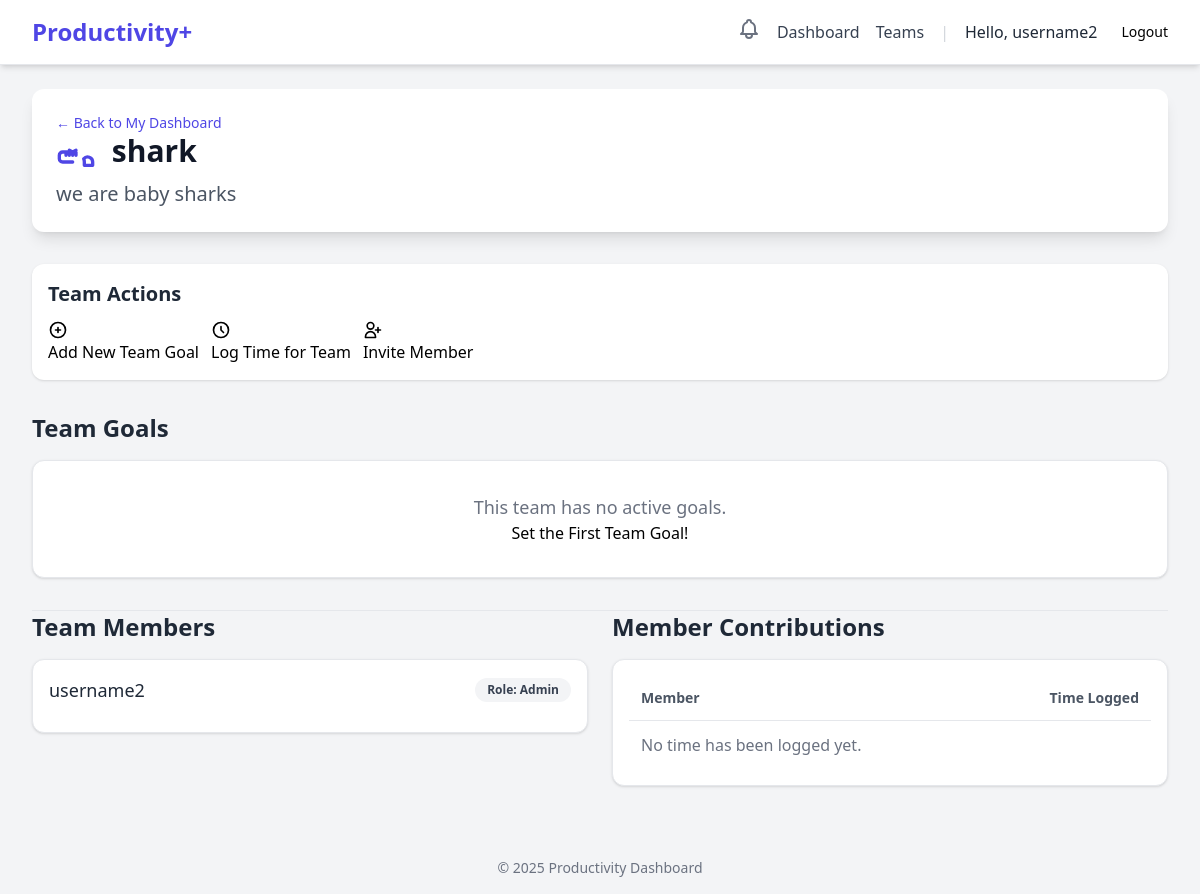
The app's page /teams/4/ (signed in), older data.
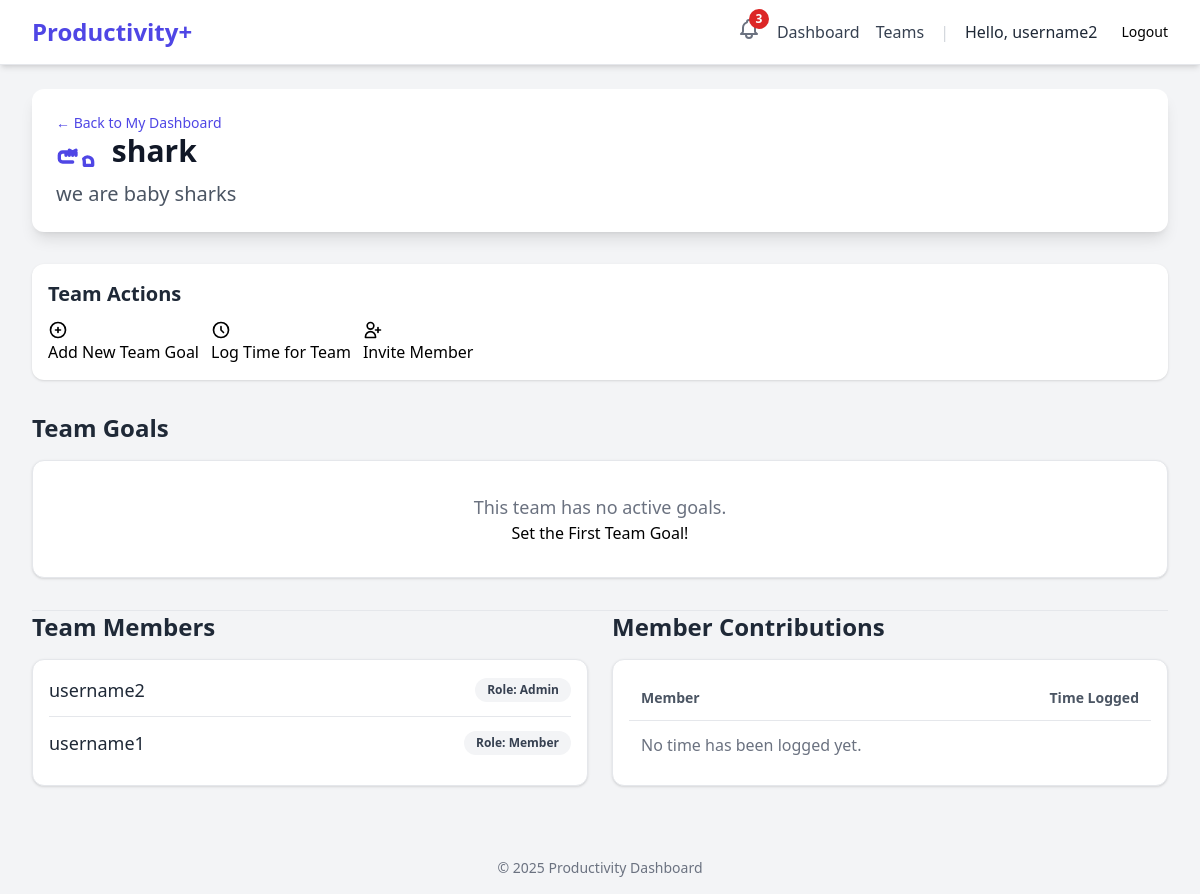
The same page, newer data.
### teams/models.py (models this page shows, shortened)
class TeamMember(models.Model):
    class Role(models.TextChoices):
        MEMBER = 'MEMBER', 'Member'
        ADMIN = 'ADMIN', 'Admin' # Or 'Leader'
    user = models.ForeignKey(settings.AUTH_USER_MODEL, on_delete=models.CASCADE)
    team = models.ForeignKey(Team, on_delete=models.CASCADE)
    role = models.CharField(max_length=50, choices=Role.choices, default=Role.MEMBER)
    created_at = models.DateTimeField(auto_now_add=True)
    class Meta:
        unique_together = ('user', 'team')

### users/models.py (models this page shows, shortened)
class CustomUser(AbstractUser):
    class Role(models.TextChoices):
        USER = 'USER', 'User'
        ADMIN = 'ADMIN', 'Admin'
    role = models.CharField(max_length=50, choices=Role.choices, default=Role.USER)
    email = models.EmailField(unique=True)
    created_at = models.DateTimeField(auto_now_add=True)

### teams/views.py (the view, shortened to what this page needs)
# urls.py: path('<int:team_id>/', views.team_dashboard_view, name='team_dashboard'),
@login_required
def team_dashboard_view(request, team_id):
    team = get_object_or_404(Team, pk=team_id)
    current_user_role = TeamMember.Role.MEMBER # Default to Member
    try:
        member_instance = TeamMember.objects.get(
            user=request.user,
            team=team
        )
        current_user_role = member_instance.role # Set the actual role (MEMBER or ADMIN)
    except TeamMember.DoesNotExist:
        messages.error(request, "You are not an active member of this team.")
        return redirect('dashboard:dashboard_view')
    team_members = TeamMember.objects.filter(team=team).select_related('user')
    team_goals_query = TeamGoal.objects.filter(team=team).annotate(
        logged_minutes=Coalesce(Sum('time_logs__minutes'), 0)
    ).order_by('end_date')
    team_goals_with_progress = []
    member_contributions = TeamTimeLog.objects.filter(
        goal__team=team
    ).values(
        'user__username'  # Group by username
    ).annotate(
        total_minutes=Sum('minutes')
    ).order_by(
        '-total_minutes'  # Show top contributors first
    )
    context = {
        'page_title': team.team_name,
        'team': team,
        'current_user_role': current_user_role,
        'team_members': team_members, # From your existing code
        'team_goals_list': team_goals_with_progress,
        'member_contributions': member_contributions,
    }
    return render(request, 'teams/team_dashboard.html', context)

### users/context_processors.py (called while the page is built)
def unread_notifications(request):
    if request.user.is_authenticated:
        notifications = Notification.objects.filter(
            user=request.user,
            is_read=False
        )
        return {
            'unread_notifications': notifications,
            'unread_notification_count': notifications.count()
        }
    return {}

### templates/teams/team_dashboard.html (shortened to what the changed rows need)
{% extends "base.html" %}
{% load static %}
{% block content %}
<div class="max-w-7xl mx-auto py-6 sm:px-6 lg:px-8">
    <div class="dashboard-header mb-8 p-6 bg-white rounded-xl shadow-lg">
        <h2 class="text-3xl font-extrabold text-gray-900">
            {{ team.team_name }}
        </h2>
    </div>
    <div class="grid grid-cols-1 lg:grid-cols-2 gap-6">
        <div class="teams-section">
            <ul class="space-y-3 p-4 bg-white rounded-xl shadow border border-gray-200">
            {% for member in team_members %}
                <li class="flex justify-between items-center border-b pb-3 last:border-b-0">
                    <span class="text-lg font-medium text-gray-800">
                        {{ member.user.username }}
                    </span>
                    <span class="px-3 py-1 text-xs font-semibold rounded-full bg-gray-100 text-gray-700">
                        Role: {{ member.get_role_display }}
                    </span>
                </li>
            {% empty %}
                <li class="text-gray-500">This team has no members.</li>
            {% endfor %}
            </ul>
        </div>
        <div class="teams-section">
            <div class="p-4 bg-white rounded-xl shadow border border-gray-200 overflow-x-auto">
                <table class="w-full min-w-full text-left">
                    <thead>
                        <tr class="border-b border-gray-200">
                            <th class="p-3 text-sm font-semibold text-gray-600">Member</th>
                            <th class="p-3 text-sm font-semibold text-gray-600 text-right">Time Logged</th>
                        </tr>
                    </thead>
                </table>
            </div>
        </div>
    </div>
</div>
{% endblock %}

### templates/base.html (shortened to what this page needs)
{% load static %}
<!DOCTYPE html>
<html lang="en">
<head>
    <script src="https://cdn.tailwindcss.com"></script>
</head>
<body class="bg-gray-100 font-sans">
    <nav class="bg-white shadow-md border-b border-gray-200">
        <div class="max-w-7xl mx-auto px-4 sm:px-6 lg:px-8">
            <div class="flex justify-between items-center h-16">
                <div class="flex-shrink-0">
                    <a href="{% url 'index' %}" class="text-2xl font-bold text-indigo-600">Productivity+</a>
                </div>
                <div class="flex items-center space-x-4">
                    {% if user.is_authenticated %}
                    <div class="relative">
                        <button id="notification-bell" class="text-gray-500 hover:text-gray-700">
                        </button>
                        {% if unread_notification_count > 0 %}
                        <span class="absolute -top-2 -right-2 flex h-5 w-5 items-center justify-center rounded-full bg-red-600 text-xs font-bold text-white">
                            {{ unread_notification_count }}
                        </span>
                        {% endif %}
                        </div>
                        <a href="{% url 'dashboard:dashboard_view' %}" class="text-gray-700 hover:text-indigo-600">Dashboard</a>
                        <a href="{% url 'teams:team_list' %}" class="text-gray-700 hover:text-indigo-600">Teams</a>
                        <span class="text-gray-300">|</span>
                        <span class="text-gray-800 font-medium">Hello, {{ user.username }}</span>
                        <form method="post" action="{% url 'logout' %}" class="flex items-center">
                            <button type="submit" class="ml-2 button button-secondary-danger text-sm">
                                Logout
                            </button>
                        </form>
                    {% else %}
                        <a href="{% url 'login' %}" class="button button-primary">Login</a>
                        <a href="{% url 'register' %}" class="button button-secondary">Sign Up</a>
                    {% endif %}
                </div>
            </div>
        </div>
    </nav>
    <main>
        {% block content %}
        {% endblock %}
    </main>
    <footer class="text-center py-4 mt-8 text-gray-500 text-sm">
        &copy; {% now "Y" %} Productivity Dashboard
    </footer>
</body>
</html>

Row changes from the older to the newer data that the page shows:
added TeamMember: user.username "username1", role "Member"
Text that changed along with them:
{{ unread_notification_count }}: (not shown) → "3"
